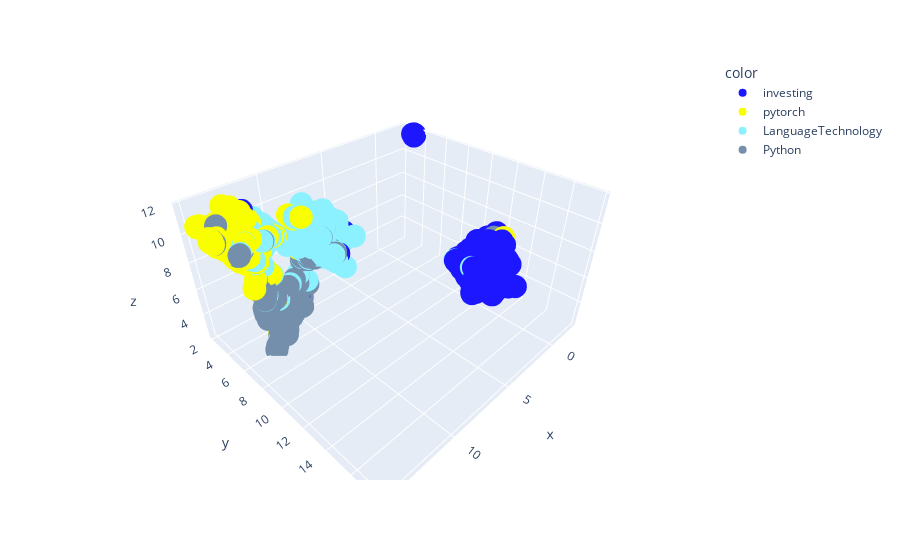

Here is the notebook cell this chart was saved with:
### Markdown cell above
### Comment

- From the visualization above, the model (dimensionality reduction) performs best when `3 <= n_neighbors <= 5`.
- I'll use `n_neighbors=3` and `min_dist=0.05`

### Code cell
import plotly.express as px


palette: list[str] = ["#1c17ff", "#faff00", "#8cf1ff", "#738FAB", "#030080", "#738fab"]
fit = umap.UMAP(
    n_neighbors=4,
    n_components=3,  # N dims
    min_dist=0.05,
)
u = fit.fit_transform(vectors)

fig = px.scatter_3d(
    x=u[:, 0],
    y=u[:, 1],
    z=u[:, 2],
    color=data["sub"],
    custom_data=[data["sub"], data["title"]],
    color_discrete_sequence=palette,
)
fig.update_traces(
    hovertemplate="\n".join(
        [
            "sub: %{customdata[1]}",
            "title: %{customdata[0]}",
        ]
    )
)

### Figure 1 — Plotly figure (JSON) as saved in the notebook; plotly's stock layout.template omitted (floating-point values rounded to 4 significant figures; data arrays with more than 128 entries replaced by an {"elided": "..."} marker saying what was removed)
{"data": [{"customdata": {"elided": "947x2 str values"}, "hovertemplate": "sub: %{customdata[1]}\ntitle: %{customdata[0]}", "legendgroup": "investing", "marker": {"color": "#1c17ff", "symbol": "circle"}, "mode": "markers", "name": "investing", "scene": "scene", "showlegend": true, "type": "scatter3d", "x": {"elided": "947 float values"}, "y": {"elided": "947 float values"}, "z": {"elided": "947 float values"}}, {"customdata": {"elided": "757x2 str values"}, "hovertemplate": "sub: %{customdata[1]}\ntitle: %{customdata[0]}", "legendgroup": "pytorch", "marker": {"color": "#faff00", "symbol": "circle"}, "mode": "markers", "name": "pytorch", "scene": "scene", "showlegend": true, "type": "scatter3d", "x": {"elided": "757 float values"}, "y": {"elided": "757 float values"}, "z": {"elided": "757 float values"}}, {"customdata": {"elided": "804x2 str values"}, "hovertemplate": "sub: %{customdata[1]}\ntitle: %{customdata[0]}", "legendgroup": "LanguageTechnology", "marker": {"color": "#8cf1ff", "symbol": "circle"}, "mode": "markers", "name": "LanguageTechnology", "scene": "scene", "showlegend": true, "type": "scatter3d", "x": {"elided": "804 float values"}, "y": {"elided": "804 float values"}, "z": {"elided": "804 float values"}}, {"customdata": {"elided": "610x2 str values"}, "hovertemplate": "sub: %{customdata[1]}\ntitle: %{customdata[0]}", "legendgroup": "Python", "marker": {"color": "#738FAB", "symbol": "circle"}, "mode": "markers", "name": "Python", "scene": "scene", "showlegend": true, "type": "scatter3d", "x": {"elided": "610 float values"}, "y": {"elided": "610 float values"}, "z": {"elided": "610 float values"}}], "layout": {"legend": {"title": {"text": "color"}, "tracegroupgap": 0}, "margin": {"t": 60}, "scene": {"domain": {"x": [0, 1], "y": [0, 1]}, "xaxis": {"title": {"text": "x"}}, "yaxis": {"title": {"text": "y"}}, "zaxis": {"title": {"text": "z"}}}}}
